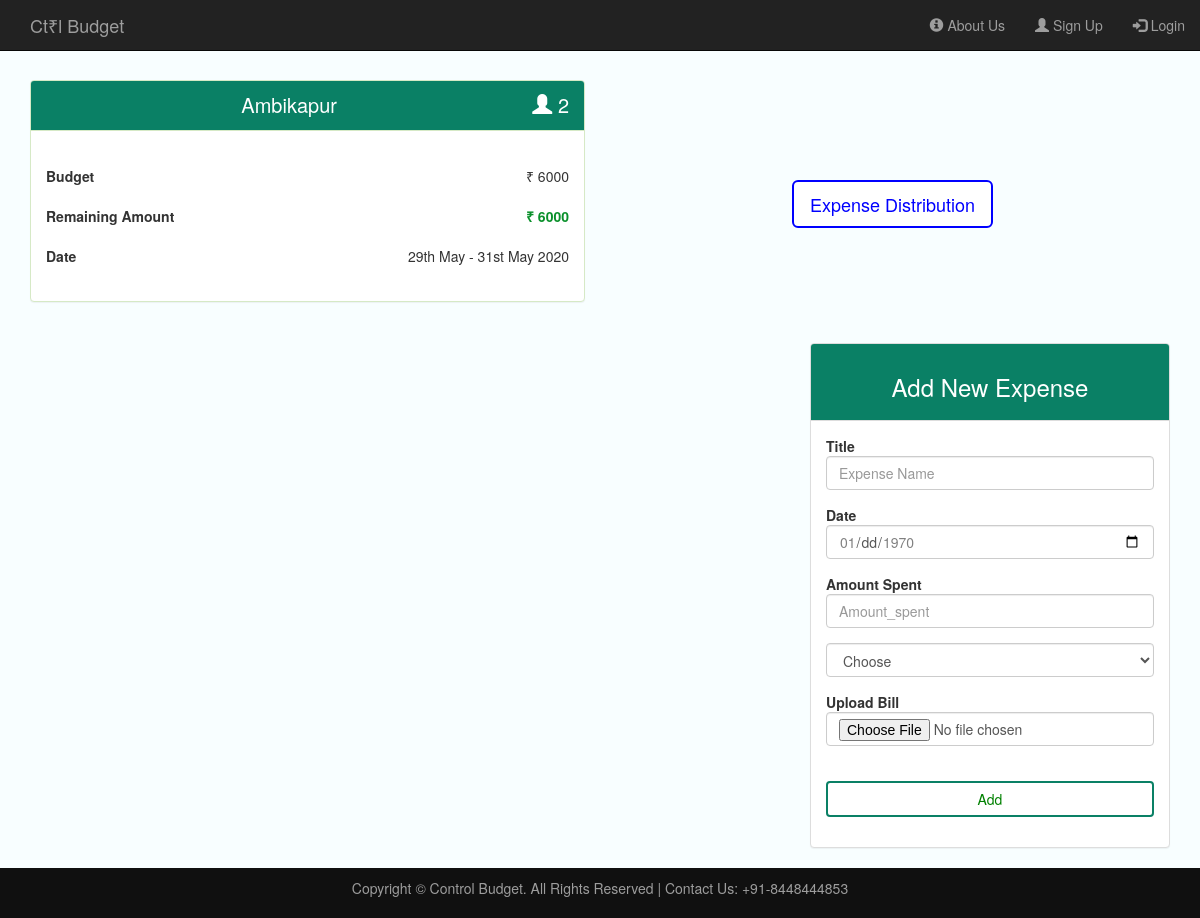
Screenshot of /view_plan.php?id=3 with the database file from the repository.
### tables this page shows
CREATE TABLE IF NOT EXISTS `plan` (
  `id` int(11) NOT NULL AUTO_INCREMENT,
  `title_trip` varchar(255) DEFAULT NULL,
  `_from` date DEFAULT NULL,
  `_to` date DEFAULT NULL,
  `ibudget` int(11) DEFAULT NULL,
  `no_of_people` int(11) DEFAULT NULL,
  `name_of_person` longtext,
  `user_id` int(11) DEFAULT NULL,
  PRIMARY KEY (`id`)
);

### view_plan.php (the view, shortened to what this page needs)
<?php
require 'common.php';
?>
<!DOCTYPE html>
<html>
    <head>
        <link rel="stylesheet" href="https://maxcdn.bootstrapcdn.com/bootstrap/3.3.7/css/bootstrap.min.css" >
        <link rel="stylesheet" href="style.css" type="text/css">
    </head>
    <body>
        <?php
        include 'header.php';
        ?>
        <div class="bg">
            <div class="container">
                <br>
                <br>
                <br>
                <br>
                <div class="row">
                    <div class="col-xs-12 col-md-6">
                        <?php
                        $user_id = $_SESSION['user_id'];
                        $ids = mysqli_real_escape_string($con, $_GET['id']);
                        $idpass = mysqli_real_escape_string($con, $_GET['idp']);
                        $select_query = "SELECT * FROM plan WHERE plan.id='$ids'";
                        $select_query_result = mysqli_query($con, $select_query)or die(mysqli_error($con));
                        $row = mysqli_fetch_array($select_query_result);
                        $remaining_amount = 0;
                        ?>
                        <div class="panel panel-success">
                            <div class="panel-heading">
                                <center>
                                    <?php
                                    $nam = $row['title_trip'];
                                    echo $nam;
                                    ?>
                                    <div class="right">
                                        <span class="glyphicon glyphicon-user"></span><?php echo" " . $row['no_of_people']; ?>
                                    </div>
                                </center>
                            </div>
                            <div class="panel-body">
                                <br>
                                <b> Budget  </b>
                                <div class="right">
                                    &#8377  <?php echo $row['ibudget']; ?>
                                </div>
                                <br>
                                <br>
                                <b> Remaining Amount  </b>
                                <div class="right">
                                    <?php
                                    $remaining_amount1 = $row['ibudget'] - $remaining_amount;
                                    if ($remaining_amount1 > 0) {
                                        ?>
                                        <b class="g">  &#8377 <?php echo $remaining_amount1; ?></b>
                                        <?php
                                    } else if ($remaining_amount1 < 0) {
                                        ?>
                                        <b class="r"> Overspent by &#8377 <?php echo $remaining_amount1; ?></b>
                                        <?php
                                    } else {
                                        ?>
                                        <b class="b"> &#8377 <?php echo $remaining_amount1; ?></b>
                                        <?php
                                    }
                                    ?>
                                </div>
                                <br>
                                <br>
                                <b>Date</b>
                                <div class="right">
                                    <?php echo date('dS M', strtotime($row['_from'])) . " - " . date('dS M Y', strtotime($row['_to'])); ?>
                                    <br>
                                    <br>
                                </div>
                            </div>
                        </div>
                    </div>
                    <div class="col-xs-12 col-md-6">
                        <br>
                        <br>
                        <br>
                        <br>
                        <br>
                        <center>
                            <form method="POST" action="expense_distribution.php?idp=<?php echo $idpass ?>">
                                <div class="form-group">
                                    <button type="submit" name="submit" class="button2 btn-lg">Expense Distribution</button>
                                </div>
                            </form>
                            <br>
                            <br>
                            <br>
                            <br>
                            <br>
                        </center>
                    </div>
                    <br>
                    <div class="col-xs-12 col-md-8">
                    </div>
                    <div class="col-xs-12 col-md-4">
                        <div class="panel panel-default">
                            <div class="panel-heading">
                                <center>
                                    <h3> Add New Expense</h3>
                                </center>
                            </div>
                            <div class="panel-body">
                                <form method="POST" enctype="multipart/form-data" action="add_expense.php?iplan=<?php echo $idpass ?>&id=<?php echo $ids ?>">
                                    <div class="form-group">
                                        <lable for="title_expense"><b>Title</b></lable>
                                        <input type="text" class="form-control" placeholder="Expense Name" name="title_expense" required="true">
                                        <?php
                                        $select_query = "SELECT * FROM plan WHERE plan.id='$ids'AND plan.user_id='$user_id'";
                                        $select_query_result = mysqli_query($con, $select_query)or die(mysqli_error($con));
                                        $row = mysqli_fetch_array($select_query_result);
                                        $fro = date('Y-m-d', strtotime($row['_from']));
                                        $too = date('Y-m-d', strtotime($row['_to']));
                                        ?>
                                    </div>
                                    <div class="form-group">
                                        <lable for="date_of_expense"><b>Date</b></lable>
                                        <input  type="date" class="form-control" placeholder="dd/mm/yyyy" name="date_of_expense"  min="<?php echo$fro ?>" max="<?php echo$too; ?>" required="true">
                                    </div>
                                    <div class="form-group">
                                        <lable for="amount_spent"><b>Amount Spent</b></lable>
                                        <input type="number" class="form-control" placeholder="Amount_spent" name="amount_spent" min="0" required="true">
                                    </div>
                                    <div class="form-group">
                                        <select class="form-control" name="by_whom" required="true">
                                            <option disabled value="" selected>Choose</option>
                                        </select>
                                    </div>
                                    <div class="form-group">
                                        <lable for="bill"><b>Upload Bill</b></lable>
                                        <input type="file" class="form-control" placeholder="choose file" name="uploadedimage">
                                    </div>
                                    <div class="form-group">
                                        <button type="submit" name="submit" class="btn button1 btn-block "> Add </button>
                                    </div>
                                </form>
                            </div>
                        </div>
                    </div>
                </div>
            </div>
        </div>
        <?php
        include 'footer.php';
        ?>
    </body>
</html>

### style.css (style rules this page uses)
html,body { height: 100%; }
lable { user-select:none; }
.bg { background-color:rgb(248,254,255); min-height: 610px; }
.button1 { background-color: white; color: green; border: 2px solid #0a8065; }
.right { float: right; }
.button2 { background-color: white; color: blue; border: 2px solid blue; }
.g { color:#0a902b; }
.panel-heading { font-size: 20px; background-color:#0a8065 !important; color:white !important; }

### rows the page displays
plan: title_trip "Ambikapur", no_of_people "2", ibudget "6000", _from "29th May", _to "31st May 2020"
